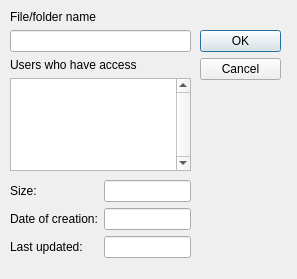
<?xml version="1.0" encoding="UTF-8"?>
<ui version="4.0">
 <class>propdialog</class>
 <widget class="QDialog" name="propdialog">
  <property name="geometry">
   <rect>
    <x>0</x>
    <y>0</y>
    <width>297</width>
    <height>279</height>
   </rect>
  </property>
  <property name="windowTitle">
   <string>Dialog</string>
  </property>
  <widget class="QDialogButtonBox" name="buttonBox">
   <property name="geometry">
    <rect>
     <x>200</x>
     <y>30</y>
     <width>81</width>
     <height>131</height>
    </rect>
   </property>
   <property name="orientation">
    <enum>Qt::Orientation::Vertical</enum>
   </property>
   <property name="standardButtons">
    <set>QDialogButtonBox::StandardButton::Cancel|QDialogButtonBox::StandardButton::Ok</set>
   </property>
  </widget>
  <widget class="QWidget" name="">
   <property name="geometry">
    <rect>
     <x>10</x>
     <y>180</y>
     <width>181</width>
     <height>86</height>
    </rect>
   </property>
   <layout class="QFormLayout" name="formLayout">
    <item row="0" column="0">
     <widget class="QLabel" name="label_5">
      <property name="text">
       <string>Size:</string>
      </property>
     </widget>
    </item>
    <item row="0" column="1">
     <widget class="QLineEdit" name="lineEdit_4">
      <property name="readOnly">
       <bool>true</bool>
      </property>
     </widget>
    </item>
    <item row="1" column="0">
     <widget class="QLabel" name="label_3">
      <property name="text">
       <string>Date of creation:</string>
      </property>
     </widget>
    </item>
    <item row="1" column="1">
     <widget class="QLineEdit" name="lineEdit_2">
      <property name="readOnly">
       <bool>true</bool>
      </property>
     </widget>
    </item>
    <item row="2" column="0">
     <widget class="QLabel" name="label_4">
      <property name="text">
       <string>Last updated:</string>
      </property>
     </widget>
    </item>
    <item row="2" column="1">
     <widget class="QLineEdit" name="lineEdit_3">
      <property name="readOnly">
       <bool>true</bool>
      </property>
     </widget>
    </item>
   </layout>
  </widget>
  <widget class="QWidget" name="">
   <property name="geometry">
    <rect>
     <x>10</x>
     <y>10</y>
     <width>181</width>
     <height>161</height>
    </rect>
   </property>
   <layout class="QVBoxLayout" name="verticalLayout">
    <item>
     <widget class="QLabel" name="label">
      <property name="text">
       <string>File/folder name</string>
      </property>
     </widget>
    </item>
    <item>
     <widget class="QLineEdit" name="lineEdit"/>
    </item>
    <item>
     <widget class="QLabel" name="label_2">
      <property name="text">
       <string>Users who have access</string>
      </property>
     </widget>
    </item>
    <item>
     <widget class="QPlainTextEdit" name="plainTextEdit">
      <property name="verticalScrollBarPolicy">
       <enum>Qt::ScrollBarPolicy::ScrollBarAlwaysOn</enum>
      </property>
     </widget>
    </item>
   </layout>
  </widget>
 </widget>
 <resources/>
 <connections>
  <connection>
   <sender>buttonBox</sender>
   <signal>accepted()</signal>
   <receiver>propdialog</receiver>
   <slot>accept()</slot>
   <hints>
    <hint type="sourcelabel">
     <x>248</x>
     <y>254</y>
    </hint>
    <hint type="destinationlabel">
     <x>157</x>
     <y>274</y>
    </hint>
   </hints>
  </connection>
  <connection>
   <sender>buttonBox</sender>
   <signal>rejected()</signal>
   <receiver>propdialog</receiver>
   <slot>reject()</slot>
   <hints>
    <hint type="sourcelabel">
     <x>316</x>
     <y>260</y>
    </hint>
    <hint type="destinationlabel">
     <x>286</x>
     <y>274</y>
    </hint>
   </hints>
  </connection>
 </connections>
</ui>
